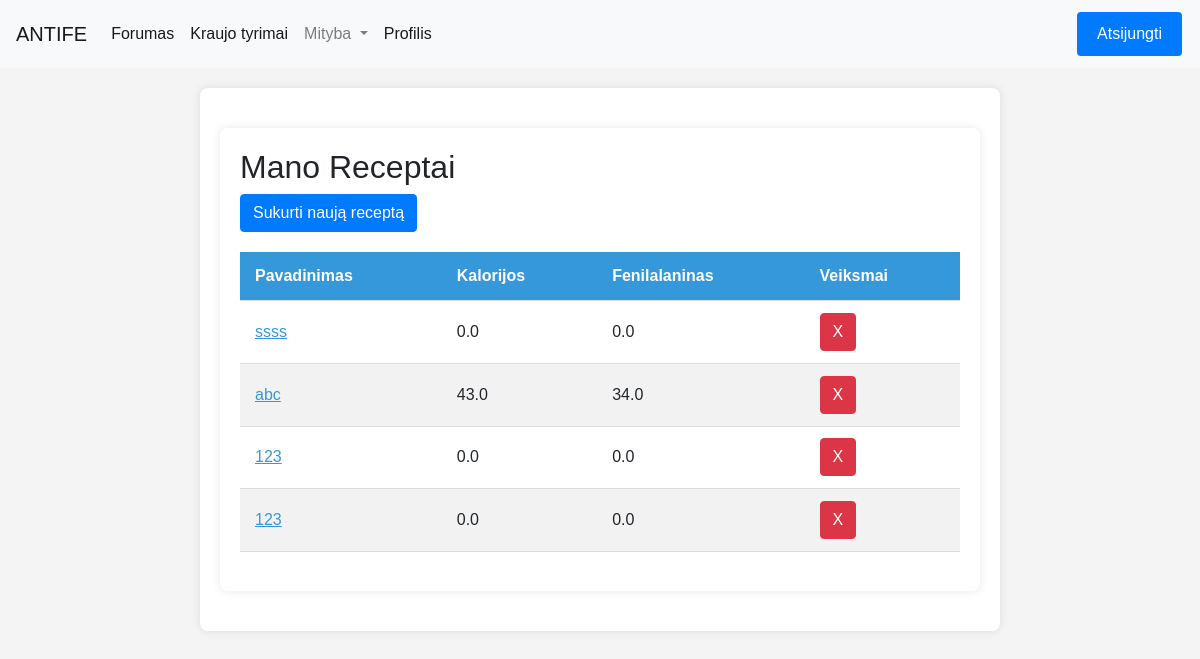
The page /mityba/manoreceptai_list/ (signed in) on the database as committed earlier.
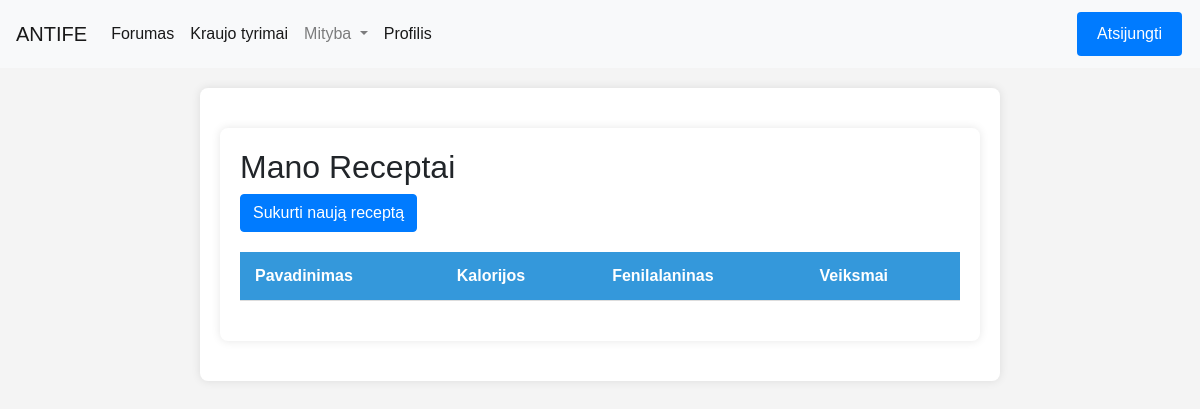
The same page on the database as committed later.
### homepage/models.py (models this page shows)
class Receptai(models.Model):
    kalorijos = models.FloatField(default=0.0)
    pavadinimas = models.CharField(max_length=255)
    fenilalaninas = models.FloatField(default=0.0)
    baltymai = models.FloatField(default=0.0)
    aprasas = models.CharField(max_length=255)

### Mityba/views.py (the view)
# urls.py: path('manoreceptai_list/', views.manoreceptai_list, name='manoreceptai_list'),
@login_required
def manoreceptai_list(request):
    current_user = request.user
    try:
        naudotojas = Naudotojai.objects.get(user=current_user)
        user_recipe_ids = Naudotojo_receptai.objects.filter(fk_Naudotojasid_Naudotojas=naudotojas).values_list('fk_Receptasid_Receptas', flat=True)
        receptai_list = Receptai.objects.filter(id__in=user_recipe_ids)
    except Naudotojai.DoesNotExist:
        receptai_list = []
    return render(request, 'ManoReceptai.html', {'manoreceptai_list': receptai_list})

### Mityba/templates/ManoReceptai.html (shortened to what this page needs)
{% extends "base.html" %}
{% block content %}
    <div class="container">
        <h2>Mano Receptai</h2>
        <a href="{% url 'mityba:create_recipe' %}" class="btn btn-primary custom-button">Sukurti naują receptą</a>
        <table class="styled-table">
            <thead>
                <tr>
                    <th>Pavadinimas</th>
                    <th>Kalorijos</th>
                    <th>Fenilalaninas</th>
                    <th>Veiksmai</th>
                </tr>
            </thead>
            <tbody>
                {% for receptas in manoreceptai_list %}
                    {% if receptas.naudotojo_receptai_set.exists %}
                        <tr>
                            <td class="name-cell" data-toggle="aprasas-{{ forloop.counter }}" data-ingredientai="ingredientai-{{ forloop.counter }}">{{ receptas.pavadinimas }}</td>
                            <td>{{ receptas.kalorijos }}</td>
                            <td>{{ receptas.fenilalaninas }}</td>
                            <td>
                                <div id="remove-button-container-{{ forloop.counter }}">
                                    {% if user.is_authenticated %}
                                        <button class="btn btn-danger remove-recipe" data-id="{{ receptas.id }}">X</button>
                                    {% endif %}
                                </div>
                            </td>
                        </tr>
                    {% endif %}
                {% endfor %}
            </tbody>
        </table>
    </div>
{% endblock %}

Rows that differ between the two databases and show on the page:
removed Receptai: pavadinimas "ssss", kalorijos "0.0", fenilalaninas "0.0"
removed Receptai: pavadinimas "abc", kalorijos "43.0", fenilalaninas "34.0"
removed Receptai: pavadinimas "123", kalorijos "0.0", fenilalaninas "0.0"
removed Receptai: pavadinimas "123", kalorijos "0.0", fenilalaninas "0.0"
